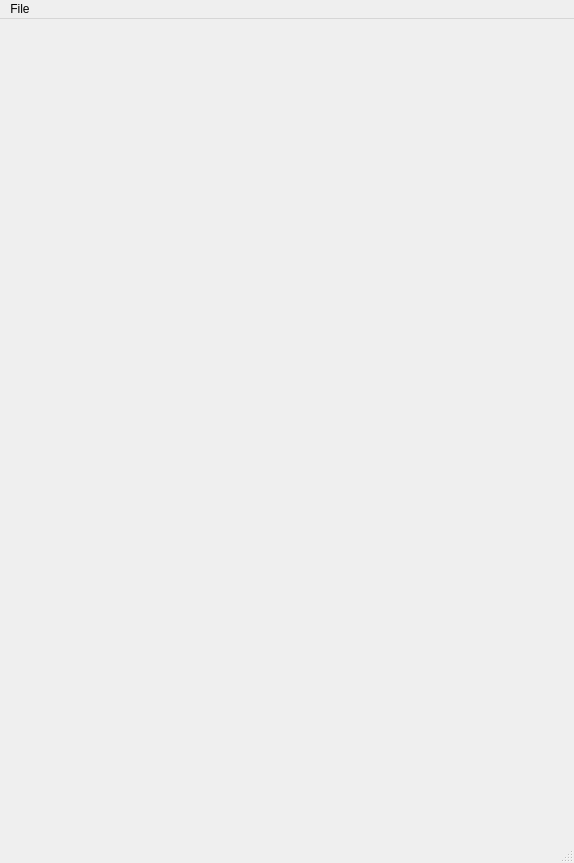
<?xml version="1.0" encoding="UTF-8"?>
<ui version="4.0">
 <class>Isolde_MainWin</class>
 <widget class="QMainWindow" name="Isolde_MainWin">
  <property name="geometry">
   <rect>
    <x>0</x>
    <y>0</y>
    <width>574</width>
    <height>863</height>
   </rect>
  </property>
  <property name="windowTitle">
   <string>MainWindow</string>
  </property>
  <widget class="QWidget" name="centralwidget"/>
  <widget class="QMenuBar" name="menubar">
   <property name="geometry">
    <rect>
     <x>0</x>
     <y>0</y>
     <width>574</width>
     <height>28</height>
    </rect>
   </property>
   <widget class="QMenu" name="menuFile">
    <property name="title">
     <string>File</string>
    </property>
    <addaction name="actionSave_current_model_as"/>
    <addaction name="actionLoad_example_data"/>
    <addaction name="actionLoad_after_example_data"/>
   </widget>
   <addaction name="menuFile"/>
  </widget>
  <widget class="QStatusBar" name="statusbar"/>
  <action name="actionSave_current_model_as">
   <property name="text">
    <string>Save current model as...</string>
   </property>
  </action>
  <action name="actionLoad_example_data">
   <property name="text">
    <string>Load &quot;before&quot; example data</string>
   </property>
  </action>
  <action name="actionLoad_after_example_data">
   <property name="text">
    <string>Load &quot;after&quot; example data</string>
   </property>
  </action>
 </widget>
 <resources>
  <include location="resources/resources.qrc"/>
 </resources>
 <connections/>
</ui>
